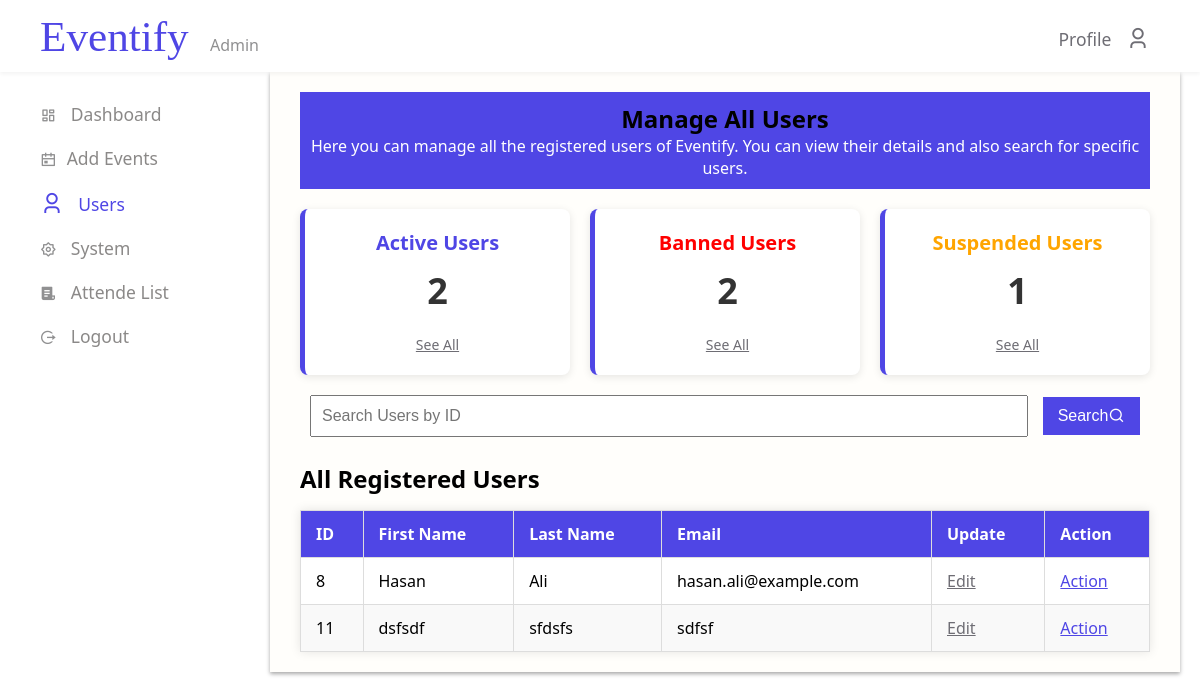
Page /View/Users.php (signed in) on the earlier database version.
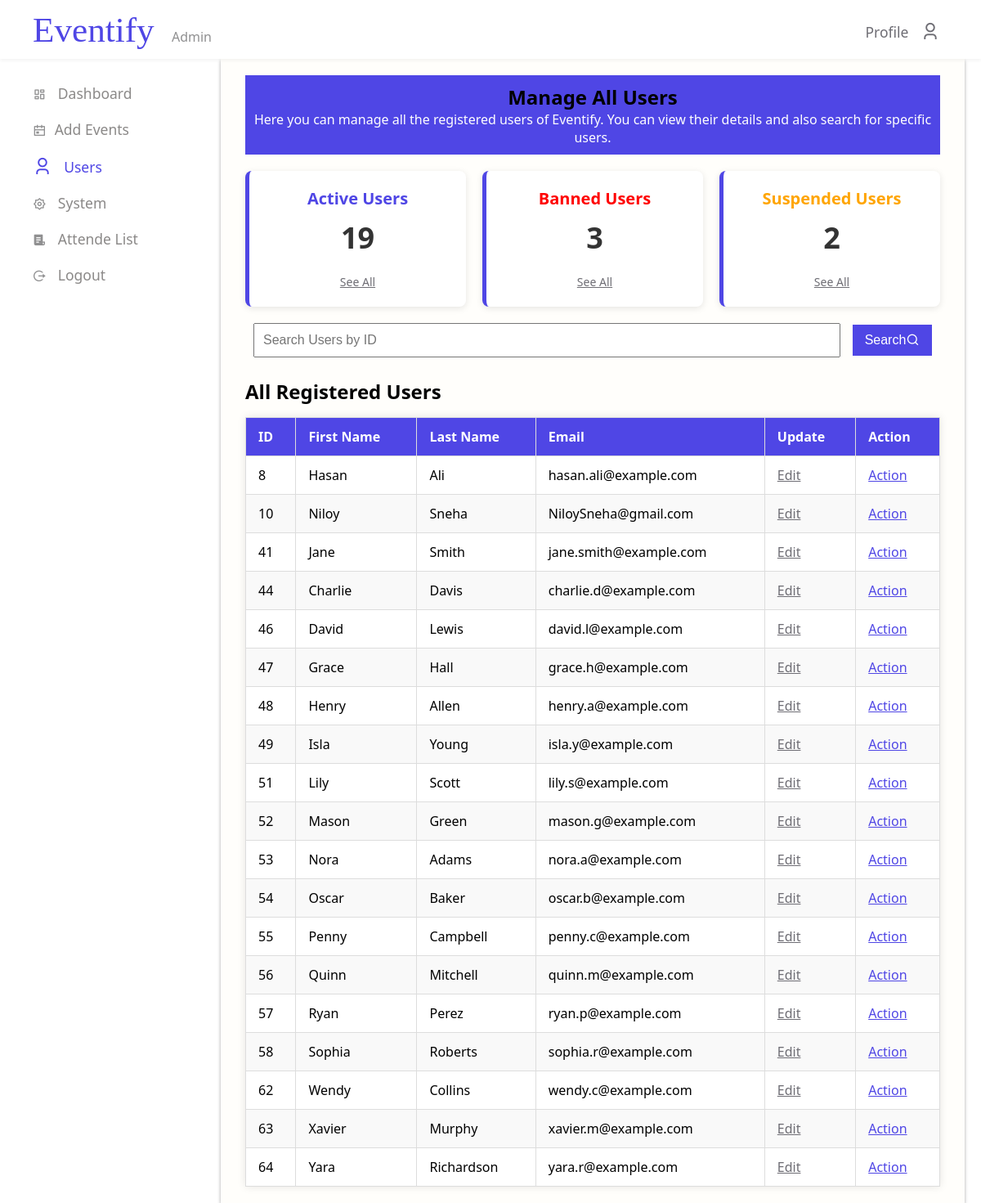
Same page on the later database version.
### tables this page shows
CREATE TABLE `users` (
  `U_Id` int(100) NOT NULL,
  `U_FirstName` varchar(100) NOT NULL,
  `U_LastName` varchar(100) NOT NULL,
  `U_Email` varchar(100) NOT NULL,
  `U_Password` varchar(100) NOT NULL,
  `U_Type` varchar(100) NOT NULL,
  `isBanned` tinyint(1) DEFAULT NULL,
  `isSuspended` date DEFAULT NULL
);

### Model/Users.php (called while the page is built, shortened)
<?php
require_once '../Model/DataBase.php';
function getAllCustomers()
{
    global $conn;
    $query = "SELECT * FROM users WHERE U_Type = 'customer' AND isBanned = '0' AND isSuspended IS NULL";
    $result = mysqli_query($conn, $query);
    $users = [];
    if ($result) {
        while ($row = mysqli_fetch_assoc($result)) {
            $users[] = $row;
        }
    }
    return $users;
}
function TotalBannedUsers()
{
    global $conn;
    $query = "SELECT COUNT(*) as total FROM users WHERE isBanned = '1'";
    $result = mysqli_query($conn, $query);
    if ($result) {
        $row = mysqli_fetch_assoc($result);
        return $row['total'];
    }
    return 0;
}
function TotalSuspendedUsers()
{
    global $conn;
    $query = "SELECT COUNT(*) as total FROM users WHERE isSuspended IS NOT NULL";
    $result = mysqli_query($conn, $query);
    if ($result) {
        $row = mysqli_fetch_assoc($result);
        return $row['total'];
    }
    return 0;
}
function TotalCustomers()
{
    global $conn;
    $query = "SELECT COUNT(*) as total FROM users WHERE U_Type = 'customer' And isBanned = '0' AND isSuspended IS NULL";
    $result = mysqli_query($conn, $query);
    if ($result) {
        $row = mysqli_fetch_assoc($result);
        return $row['total'];
    }
    return 0;
}

### View/Users.php (the view, shortened to what the changed rows need)
<?php
if (!isset($_SESSION['AdminLoginstatus']) || $_SESSION['AdminLoginstatus'] !== true) {
  header('location: login.php');
  exit();
} else {
  require_once '../Model/Users.php';
  $TotalUsers = TotalCustomers();
  $TotalBanned = TotalBannedUsers();
  $TotalSuspended = TotalSuspendedUsers();
  if (isset($_GET["SearchBtn"]) && !empty($_GET["Search_Input"])) {
    $SearchTerm = $_GET["Search_Input"];
    echo $SearchTerm;
    $users = searchUserById($SearchTerm);
  } else {
    $users = getAllCustomers();
  }
}
?>
<!DOCTYPE html>
<html lang="en">
<head>
  <link
    href="https://cdn.jsdelivr.net/npm/remixicon@4.5.0/fonts/remixicon.css"
    rel="stylesheet" />
  <link rel="stylesheet" href="../Asset/CSS/Style_Users.css?v50.0" />
</head>
<body>
  <main>
    <section id="mainContent">
      <div id="ManageUserHeader">
        <h1>Manage All Users</h1>
      </div>
      <div id="UserStatsContainer">
        <div class="user-stats-card">
          <h3 id="TotalUser">Active Users</h3>
          <p id="lockedCount"><?php echo $TotalUsers; ?></p>
          <a href="#RecentUserTable" class="see-all-link">See All</a>
        </div>
        <div class="user-stats-card">
          <h3 id="Banned">Banned Users</h3>
          <p id="bannedCount"><?php echo $TotalBanned; ?></p>
          <a href="./SeeAllBanned.php" class="see-all-link">See All</a>
        </div>
        <div class="user-stats-card">
          <h3 id="Suspended">Suspended Users</h3>
          <p id="suspendedCount"><?php echo $TotalSuspended; ?></p>
          <a href="./SeeAllSuspended.php" class="see-all-link">See All</a>
        </div>
      </div>
      <div id="RecentUser">
        <div id="RecentUserHeader">
          <h1>All Registered Users</h1>
        </div>
        <table id="RecentUserTable" border="1">
          <thead>
            <tr>
              <th>ID</th>
              <th>First Name</th>
              <th>Last Name</th>
              <th>Email</th>
              <th>Update</th>
              <th>Action</th>
            </tr>
          </thead>
          <tbody>
            <?php
            if (!empty($users)) {
              foreach ($users as $user) {
                echo "<tr>";
                echo "<td>" . $user['U_Id'] . "</td>";
                echo "<td>" . $user['U_FirstName'] . "</td>";
                echo "<td>" . $user['U_LastName'] . "</td>";
                echo "<td>" . $user['U_Email'] . "</td>";
                echo '<td><a href="./Update_User_info.php?id=' . urlencode($user['U_Id']) . '">Edit</a></td>';
                echo '<td><a class="Action" href="./TakeAction.php?id=' . urlencode($user['U_Id']) . '">Action</a></td>';
                echo "</tr>";
              }
            } else {
              echo '<p style="color:red; font-weight:600;">No User Found.</p>';
            }
            ?>
          </tbody>
        </table>
      </div>
    </section>
  </main>
</body>
</html>

Differences in the rows shown:
removed users: U_Id "11", U_FirstName "dsfsdf", U_LastName "sfdsfs", U_Email "sdfsf"
now on this page (row edited): users: U_Id "10", U_FirstName "Niloy", U_LastName "Sneha", U_Email "NiloySneha@gmail.com"
added users: U_Id "41", U_FirstName "Jane", U_LastName "Smith", U_Email "jane.smith@example.com"
added users: U_Id "44", U_FirstName "Charlie", U_LastName "Davis", U_Email "charlie.d@example.com"
added users: U_Id "46", U_FirstName "David", U_LastName "Lewis", U_Email "david.l@example.com"
added users: U_Id "47", U_FirstName "Grace", U_LastName "Hall", U_Email "grace.h@example.com"
added users: U_Id "48", U_FirstName "Henry", U_LastName "Allen", U_Email "henry.a@example.com"
added users: U_Id "49", U_FirstName "Isla", U_LastName "Young", U_Email "isla.y@example.com"
added users: U_Id "51", U_FirstName "Lily", U_LastName "Scott", U_Email "lily.s@example.com"
added users: U_Id "52", U_FirstName "Mason", U_LastName "Green", U_Email "mason.g@example.com"
added users: U_Id "53", U_FirstName "Nora", U_LastName "Adams", U_Email "nora.a@example.com"
added users: U_Id "54", U_FirstName "Oscar", U_LastName "Baker", U_Email "oscar.b@example.com"
added users: U_Id "55", U_FirstName "Penny", U_LastName "Campbell", U_Email "penny.c@example.com"
added users: U_Id "56", U_FirstName "Quinn", U_LastName "Mitchell", U_Email "quinn.m@example.com"
added users: U_Id "57", U_FirstName "Ryan", U_LastName "Perez", U_Email "ryan.p@example.com"
added users: U_Id "58", U_FirstName "Sophia", U_LastName "Roberts", U_Email "sophia.r@example.com"
added users: U_Id "62", U_FirstName "Wendy", U_LastName "Collins", U_Email "wendy.c@example.com"
added users: U_Id "63", U_FirstName "Xavier", U_LastName "Murphy", U_Email "xavier.m@example.com"
added users: U_Id "64", U_FirstName "Yara", U_LastName "Richardson", U_Email "yara.r@example.com"
Other differences:
$TotalUsers: "2" → "19"
$TotalBanned: "2" → "3"
$TotalSuspended: "1" → "2"
